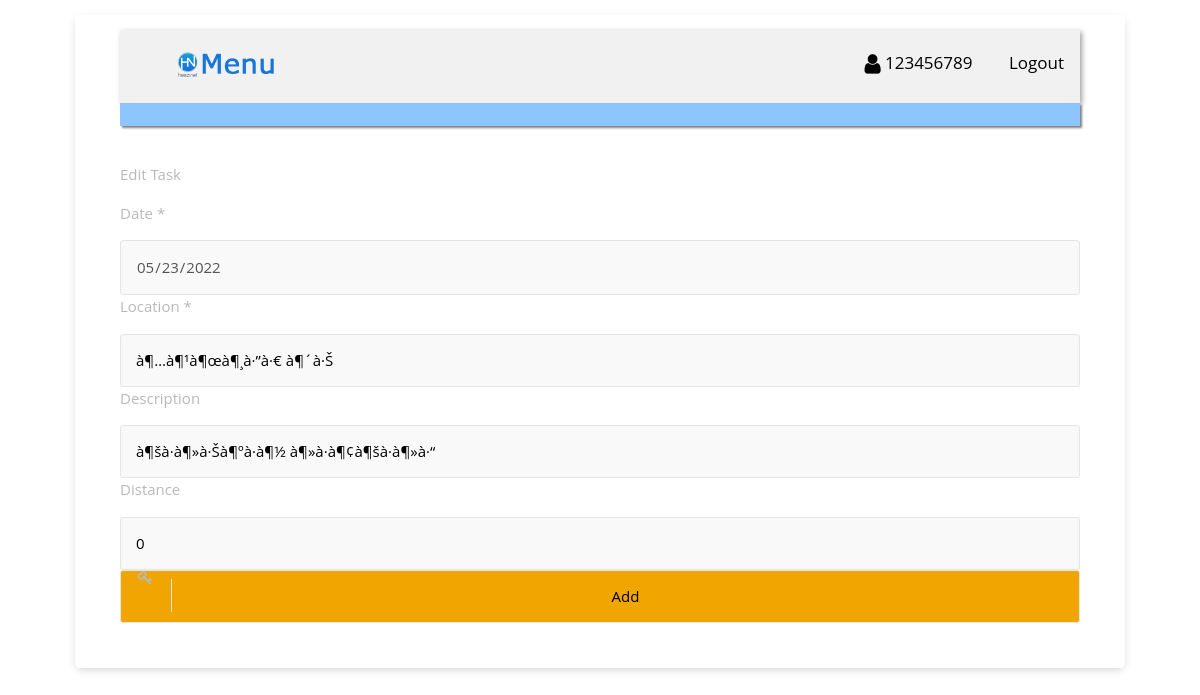
The app's page /dn_task_edit.php?id=169 (signed in) with its own data.
### tables this page shows
CREATE TABLE `dn_task` (
  `tid` int(11) NOT NULL,
  `dn_id` int(11) NOT NULL,
  `date` date NOT NULL,
  `loc` varchar(100) NOT NULL,
  `des` varchar(200) NOT NULL,
  `distance` int(11) NOT NULL
);

### dn_task_edit.php (the view, shortened to what this page needs)
<?php
    if((!isset($_SESSION['s_cOde'])))
      {
        header("Location: index.html");
        exit();
      }
else{
        $id=$_REQUEST['id'];
}
?>
<link rel="stylesheet" type="text/css" href="style/myst.css">
</head>
<?php include_once('header.php'); ?>
<div class="row">
    <div class="col-xl-12 col-lg-12 col-md-12 col-sm-12 col-12">
        <div class="page-header">
          <br><p class="pageheader-title"> Edit Task</p>
        </div>
    </div>
</div>
 <form action="dn_task_editup.php" method="post" enctype="multipart/form-data" style="width: 100%">
       <?php
        $sql="SELECT * FROM dn_task where tid='".$id."'";
        $run_ins = mysqli_query($conn, $sql);
        while ($row_ins=mysqli_fetch_array($run_ins))
        {   $id=$row_ins['tid'];
            $date = $row_ins['date'];
            $loc= $row_ins['loc'];
            $des= $row_ins['des'];
            $distance= $row_ins['distance'];
            }
      ?>
      <div class="item">
      <p>Date <span class="required">*</span></p>
      <input type="date" name="sdate" value=<?php echo $date;  ?> disabled>
      </div>
      <div class="item">
      <p>Location <span class="required">*</span></p>
      <input type="loc" name="loc" value="<?php echo $loc;  ?>">
      </div>
      <div class="item">
      <p>Description</p>
      <input type="text" name="des"  value="<?php echo $des;  ?>">
      </div>
      <div class="item">
      <p>Distance<span class="required" ></span></p>
      <input type="number" name="distance" value=<?php echo $distance;  ?>   >
      </div>
      <div class="input-group input-group-icon">
            <input type="submit" value="Add" style="background-color: #f0a500;"/>
            <div class="input-icon"><i class="fa fa-key"></i></div>
    </form>
</div>
<?php include_once('footer.php') ?>
</body></HTML>

### style/myst.css (style rules this page uses)
*, *:before, *:after { box-sizing: border-box; }
body { padding: 1em; font-family: "Open Sans", "Helvetica Neue", Helvetica, Arial, sans-serif; font-size: 15px; color: #b9b9b9; background-image: url(../image/bg.jpg); background-repeat: no-repeat; }
input, input[type="radio"] + label, input[type="checkbox"] + label:before, select option, select { width: 100%; padding: 1em; line-height: 1.4; background-color: #f9f9f9; border: 1px solid #e5e5e5; border-radius: 3px; -webkit-transition: 0.35s ease-in-out; -moz-transition: 0.35s ease-in-out; -o-transition: 0.35s ease-in-out; transition: 0.35s ease-in-out; transition: all 0.35s ease-in-out; }
.input-group { margin-bottom: 1em; zoom: 1; }
.input-group:before, .input-group:after { content: ""; display: table; }
.input-group:after { clear: both; }
.input-group-icon { position: relative; }
.input-group-icon input { padding-left: 4.4em; }
.input-group-icon .input-icon { position: absolute; top: 0; left: 0; width: 3.4em; height: 3.4em; line-height: 3.4em; text-align: center; pointer-events: none; }
.input-group-icon .input-icon:after { position: absolute; top: 0.6em; bottom: 0.6em; left: 3.4em; display: block; border-right: 1px solid #e5e5e5; content: ""; -webkit-transition: 0.35s ease-in-out; -moz-transition: 0.35s ease-in-out; -o-transition: 0.35s ease-in-out; transition: 0.35s ease-in-out; transition: all 0.35s ease-in-out; }
.row { zoom: 1; }
.row:before, .row:after { content: ""; display: table; }
.row:after { clear: both; }

### hzstyle/myst.css (style rules this page uses)
* { box-sizing: border-box; }
body { margin:0; font-family: "Lato", sans-serif; }

### records on screen
dn_task: sdate "05/23/2022", loc "à¶…à¶¹à¶œà¶¸à·”à·€ à¶´à·Š", des "à¶šà·à¶»à·Šà¶ºà·à¶½ à¶»à·à¶¢à¶šà·à¶»à·“", distance "0"

### other values on screen
$s_cOde "123456789"
